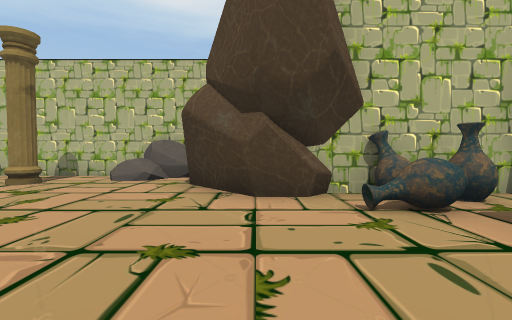
View 1 (above)

16 first-person views from a walk through a Unity game level. The camera is 1.4 m above the floor, tilts 2° down and sees 90° across. The floor is counted in squares, 2 m on a side. Each view is taken from the middle of a square. On the plan, view 1 faces up. The plan holds only what a view shows up to about 9 squares ahead; the rest is blank. The place goes on beyond the plan. The player character is not drawn. Some animated figures are left out.

View 2
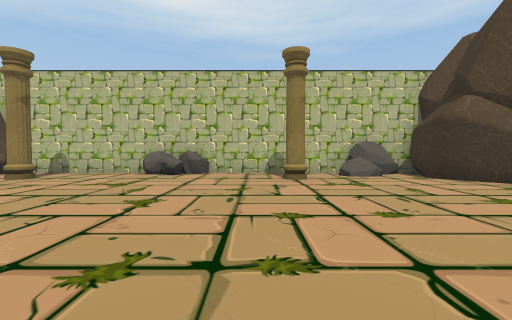

View 3
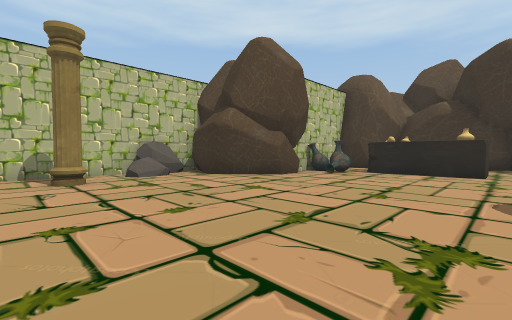

View 4
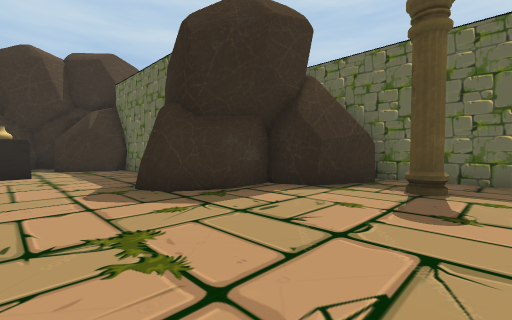

View 5
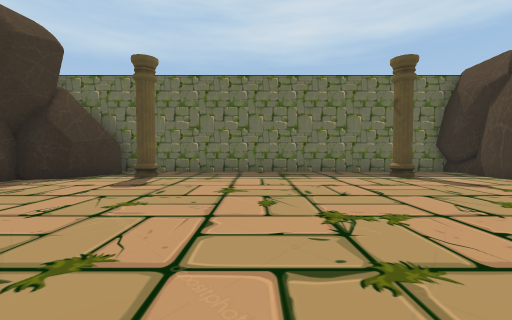

View 6
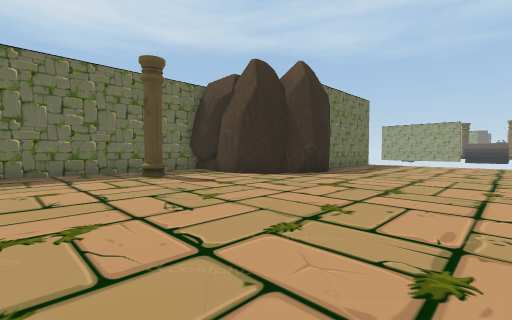

View 7
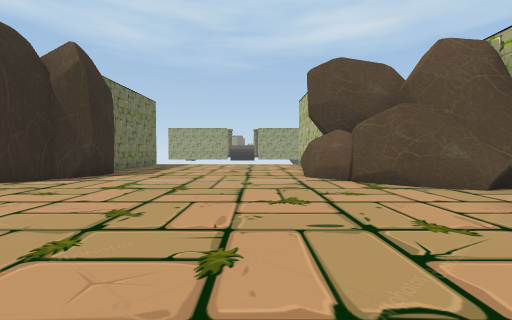

View 8
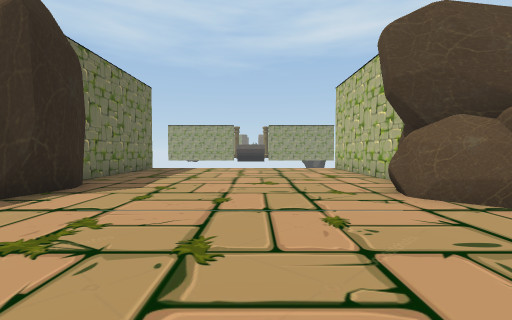

View 9
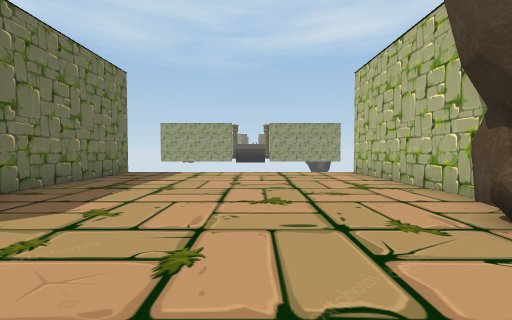

View 10
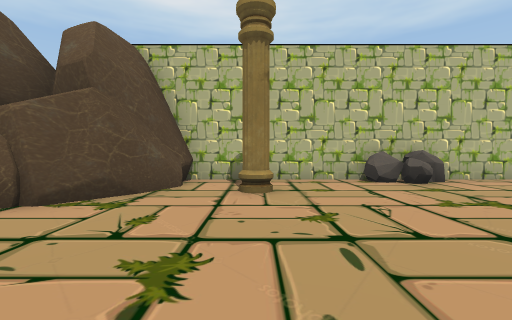

View 11
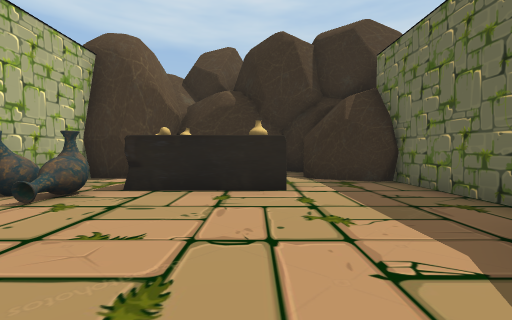

View 12
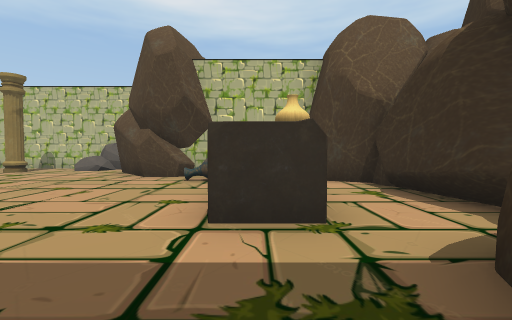

View 13
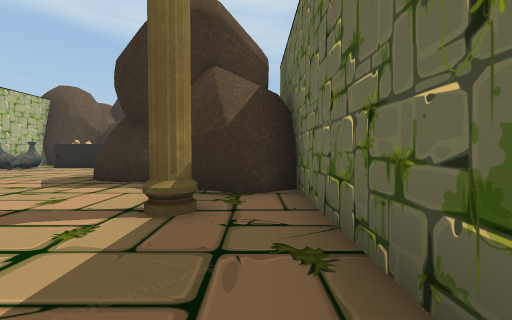

View 14
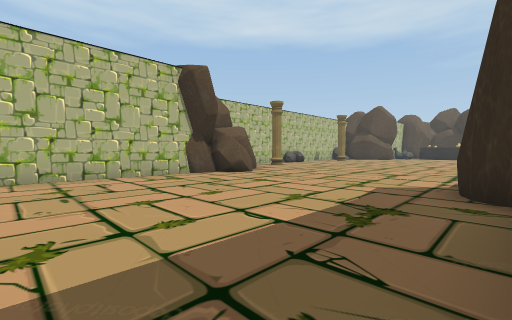

View 15
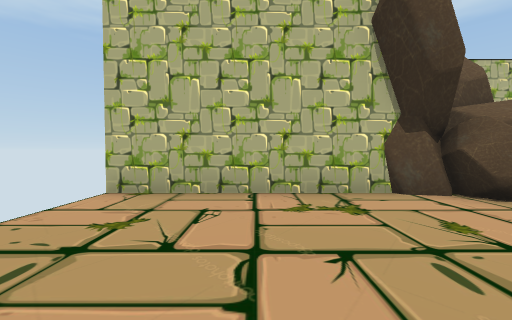

View 16
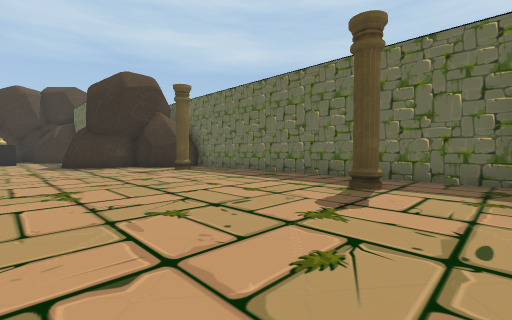

### Floor plan
Points are (right, up) in squares from view 1. A wall is a line through its corners. A room is listed if a view was taken in it or the views show most of it. See-through windows are left out.
Room 1 (views 1, 2, 3, 4, 5, 6, 7, 8, 9, 10, 11, 12, 13, 14, 15, 16)
walls: (-14, 5.1) (-14.6, 4.4); (-14.2, 4.9) (-14.9, 4.3) (-15.4, 4.4); (-9.4, 7.3) (-13.6, 7.3) (-13.7, 5.6); (-2.3, -3.1) (-2.1, -2.5) (-1.6, -2.1); (-2.4, -3.4) (-2.3, -2.8); (-2.3, -3.2) (-1.6, -2); (-2, -2.5) (-1.7, -2.1) (-1.2, -1.8); (-13.5, 6.2) (-14.2, 4.7); (-14.7, -5.6) (-14.2, -6.6); (-14.6, -5.7) (-14.5, -6.7) (-3.2, -6.7); (-2.2, -4.3) (-2.3, -3) (-2.1, -2.5); (-16.7, -2.4) (-16, -2.4) (-15.6, -2.7); (-16.7, -2.4) (-15.6, -2.6); (-13.4, 6.9) (-13.9, 5.3); (-13.6, 6.8) (-13.9, 6.4) (-14, 5.5); (-16.9, 4) (-18, 4.2); (-16.6, 4.6) (-17.2, 4.1); (-17.7, -3.1) (-17.5, -2.7) (-16.6, -2.3) (-16, -2.4) (-15.5, -3.2); (-17.8, 4.3) (-22.5, 4.3); (1.1, -3.2) (3.8, -3.2) (3.8, -3) (4.5, -1.5) (5, -1.3); (1, 4) (0.5, 3.7); (-0.9, 7.3) (-7.6, 7.3); (1.1, 4.4) (0.6, 3.9) (-0.1, 3.9) (-1.4, 5.3) (-1.4, 6.7); (1.6, 4.3) (0.6, 4.3); (3.9, -3.2) (3.8, -3); (-22.5, -3.2) (-18.1, -3.2); (5.7, 0) (5.5, 2.2); (5.7, 2.5) (4.4, 3.1) (4.4, 4.3) (3.4, 4.3); (6.1, -1.6) (6.4, -1) (6, -0.5); (6.4, -1) (5.7, 0)
low walls: (-13.9, 5.3) (-14.2, 4.7); (-13.6, 6.7) (-13.5, 6.2); (-13.7, 6.7) (-13.5, 6.3); (-1.4, 6.2) (-0.9, 7.3); (1.2, 4.3) (1, 4); (1.3, 4.3) (1, 4); (6, 0) (5.6, 2.1); (6.5, -1.5) (6.6, -1.1) (6, -0.5)
objects: rock (-16, 4); rock (-15, -5) to (-15, -3); column (-12, -5); column (-12, 6); rock (-9, 7); rock (-8, 7); column (-5, -5); column (-5, 6); rock (-4, -7) to (-2, -5); rock (-3, 6); rock (-2, 7); pot (2, 3); pot (2, 4); other object (3, 0) to (3, 2); pot (3, 4)

Where each view was taken, in squares from view 1:
view 1: 0 up, 0 right, facing up
view 2: 1 down, 6 left, facing up
view 3: 1 down, 6 left, facing up-right
view 4: 0 up, 6 left, facing down-right
view 5: 2 up, 8 left, facing down
view 6: 2 up, 9 left, facing down-left
view 7: 2 up, 9 left, facing left
view 8: 1 up, 12 left, facing left
view 9: 1 up, 14 left, facing left
view 10: 1 up, 12 left, facing up
view 11: 0 up, 2 left, facing right
view 12: 3 down, 3 right, facing up
view 13: 6 down, 8 left, facing right
view 14: 3 down, 22 left, facing up-right
view 15: 0 up, 20 left, facing up
view 16: 0 up, 14 left, facing down-right
